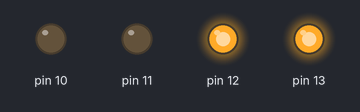
Bench run of a sketch on a simulated Arduino Uno, built with avr-gcc and run on an emulated ATmega328P. Shown: output pins drawn as LEDs (lit = HIGH).

Above: at 0.2 s.
At 1.2 s:
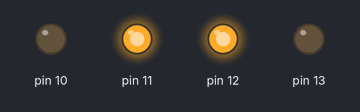
At 3.7 s:
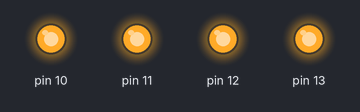
Timing chart, 0 to 4.6 s (numbered marks = the images above):
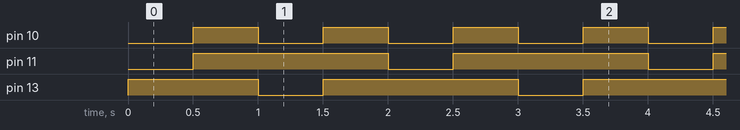

Measured:
- by itself, pin 10: alternates HIGH for 0.50 s and LOW for 0.50 s
- by itself, pin 11, pin 13: alternates HIGH for 1.5 s and LOW for 0.50 s
- by itself, everything shown: repeats every 2.0 s, in 4 steps

The sketch:

sketch_jul01b.ino
```cpp
void setup() {
  pinMode(10, OUTPUT);
  pinMode(11, OUTPUT);
  pinMode(12, OUTPUT);
  pinMode(13, OUTPUT);
  digitalWrite(10, HIGH);
  digitalWrite(11, HIGH);
  digitalWrite(12, HIGH);
  digitalWrite(13, HIGH);
}

void port(int data){
  int temp = 0;

  for(int i = 0; i < 4; i++){
    temp = ~(data >> i) & 0x01;
    switch(i){
      case 0: digitalWrite(10, temp); break;
      case 1: digitalWrite(11, temp); break;
      case 2: digitalWrite(12, temp); break;
      case 3: digitalWrite(13, temp); break;
    }
  }
}

void loop() {
  port(0b000000011);
  delay(500);
  port(0x00);
  delay(500);
  port(0b00001001);
  delay(500);
  port(0x00);
  delay(500);
}
```
